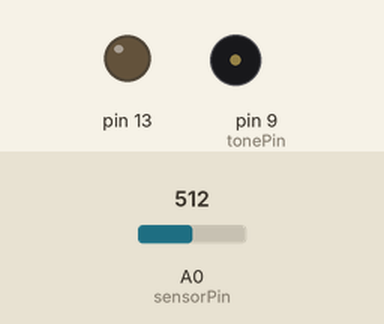
A sketch run on a simulated Arduino Uno, built with avr-gcc and run on an emulated ATmega328P. Parts: output pins drawn as LEDs (lit = HIGH), buzzer (waves = sounding). The inputs (shaded band) are chosen by the test bench; at power-on: A0 (sensorPin) = 512.

Above: at 0.1 s.
At 5.16 s:
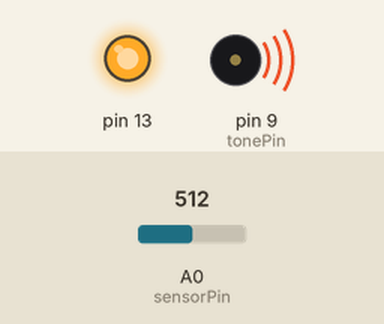
Timing chart, 0 to 6.7 s (numbered marks = the images above):
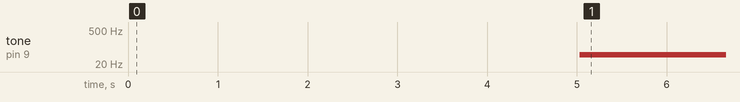

The sketch:

Task6.ino
```cpp
const int sensorPin = A0;
const int tonePin = 9;
int sensorVal = 0;
int high=0;
int low=1023;
void setup()
{
  pinMode(13, OUTPUT);
  digitalWrite(13,LOW);
  Serial.begin(9600);

  while(millis()<5000)
  {
    sensorVal = analogRead(sensorPin);
    delay(20);
    if(sensorVal > high)
    {
      high = sensorVal;
    }
    if(sensorVal < low)
    {
      low = sensorVal;
    }
  }
  digitalWrite(13,HIGH);
}

void loop()
{
  sensorVal = analogRead(sensorPin);
  delay(20);

  //Serial.print("sensor value for photoresistor: ");
  //Serial.print(sensorVal);
  //Serial.print("\t");

  int pitch = map(sensorVal,low,high,50,4000);
  tone(9,pitch,20);
 }
```

Measured:
- by itself, tone on pin 9 (tonePin): silent → 49 Hz at 5.0 s
